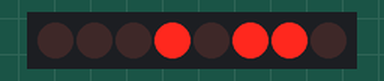
This sketch was run on a simulated Arduino Uno, built with avr-gcc and run on an emulated ATmega328P. On the bench: 8 shift-register outputs drawn as a row of LEDs (first output left, lit = HIGH). Wiring (inferred from the names in the program): shift register (74HC595): data pin 12; shift clock pin 9; latch pin 11. Wiring (inferred from the signals the program sends): row of LEDs: on Q0, Q1, Q2, Q3, Q4, Q5, Q6, Q7.

Above: at 0.12 s.
At 2.37 s:
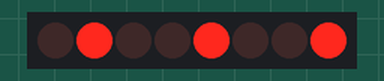
Timing chart, 0 to 3.0 s (numbered marks = the images above):
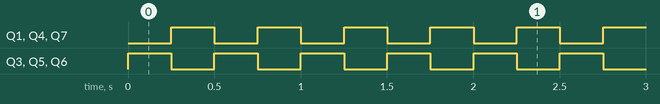

Measured:
- by itself, Q1, Q3–7: alternates HIGH for 0.25 s and LOW for 0.25 s

The sketch:

SerialtoParallelShiftRegister.ino
```cpp
int latchpin=11;
int clockpin=9;
int datapin=12;
int dt=250;

byte leds=0x16;
byte led2=0x49;
void setup() {
  // put your setup code here, to run once:
pinMode(latchpin,OUTPUT);
pinMode(clockpin,OUTPUT);
pinMode(datapin,OUTPUT);
Serial.begin(9600);
}

void loop() {
  // put your main code here, to run repeatedly:
digitalWrite(latchpin,LOW);
shiftOut(datapin,clockpin,LSBFIRST,leds);
digitalWrite(latchpin,HIGH);
delay(dt);
digitalWrite(latchpin,LOW);
shiftOut(datapin,clockpin,LSBFIRST,led2);
digitalWrite(latchpin,HIGH);
delay(dt);
digitalWrite(latchpin,LOW);
shiftOut(datapin,clockpin,LSBFIRST,leds);
digitalWrite(latchpin,HIGH);
}
```
